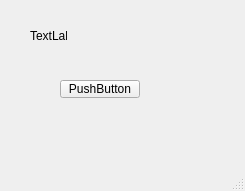
<?xml version="1.0" encoding="UTF-8"?>
<ui version="4.0">
 <class>MainWindow</class>
 <widget class="QMainWindow" name="MainWindow">
  <property name="geometry">
   <rect>
    <x>0</x>
    <y>0</y>
    <width>245</width>
    <height>191</height>
   </rect>
  </property>
  <property name="windowTitle">
   <string>MainWindow</string>
  </property>
  <widget class="QWidget" name="centralwidget">
   <widget class="QPushButton" name="pushButton">
    <property name="geometry">
     <rect>
      <x>60</x>
      <y>80</y>
      <width>80</width>
      <height>18</height>
     </rect>
    </property>
    <property name="text">
     <string>PushButton</string>
    </property>
   </widget>
   <widget class="QLabel" name="label">
    <property name="geometry">
     <rect>
      <x>30</x>
      <y>30</y>
      <width>37</width>
      <height>12</height>
     </rect>
    </property>
    <property name="text">
     <string>TextLabel</string>
    </property>
   </widget>
  </widget>
  <widget class="QMenuBar" name="menubar">
   <property name="geometry">
    <rect>
     <x>0</x>
     <y>0</y>
     <width>245</width>
     <height>17</height>
    </rect>
   </property>
  </widget>
  <widget class="QStatusBar" name="statusbar"/>
 </widget>
 <resources/>
 <connections/>
</ui>
